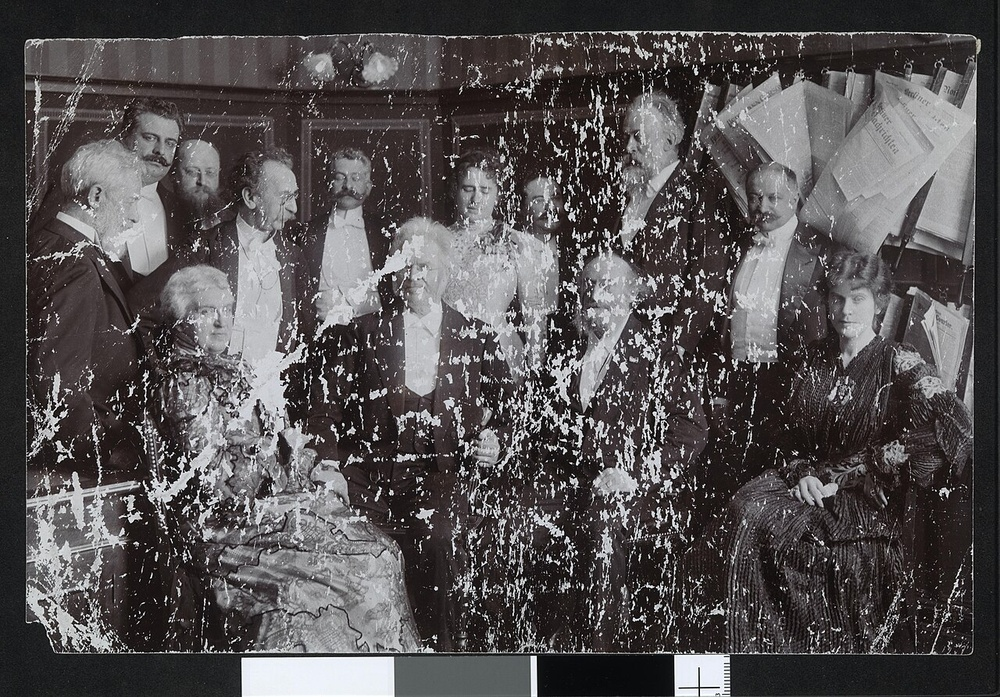
#> input picture eval/real_photos/bjornson-group-damaged.jpg, 1000 x 697 px, shrunk from 1280 x 892 before the run
$ python -i perception.py   (imports and definitions only)   (older library calls are emulated)
#> lines starting #> are read from the running program, lines starting #| are printed output that depends on the picture; after the words box and inside, x2 and y2 are one past the last pixel; in counts of white or black regions, pixels touching at a corner belong together
"""Perception: OpenCV 5 measurements of what is wrong with a photo.

Every function takes a BGR uint8 image and returns numbers the agent reasons
about. Nothing here changes the image.
"""
import cv2
import numpy as np


def noise_sigma(img: np.ndarray) -> float:
    """Estimate grain/noise level (Immerkaer's method on a Laplacian-difference kernel)."""
    gray = cv2.cvtColor(img, cv2.COLOR_BGR2GRAY).astype(np.float32)
    kernel = np.array([[1, -2, 1], [-2, 4, -2], [1, -2, 1]], dtype=np.float32)
    resp = cv2.filter2D(gray, -1, kernel)
    h, w = gray.shape
    return float(np.abs(resp).sum(dtype=np.float64) * np.sqrt(0.5 * np.pi) / (6.0 * (w - 2) * (h - 2)))


def scratch_mask(img: np.ndarray, noise: float | None = None) -> np.ndarray:
    """Find scratches and dust spots.

    A 7x7 median filter erases marks only a few pixels wide but keeps real
    edges, so |image - median| lights up thin marks. Thresholds rise with the
    noise level so grain isn't mistaken for dust. Then shape rules:
      scratch = long (>=10% of frame height) and <=2.5 px wide on average
      dust    = 4-30 px blob, roughly round, very high contrast
    """
    noise = noise_sigma(img) if noise is None else noise
    gray = cv2.cvtColor(img, cv2.COLOR_BGR2GRAY)
    resp = cv2.absdiff(gray, cv2.medianBlur(gray, 7))
    h = gray.shape[0]
    mask = np.zeros_like(gray)

    for kind, thr in (("scratch", max(50.0, 4.5 * noise)), ("dust", max(90.0, 6.0 * noise))):
        raw = (resp > thr).astype(np.uint8) * 255
        n, labels, stats, _ = cv2.connectedComponentsWithStats(raw, connectivity=8)
        for i in range(1, n):
            x, y, w, hh, area = stats[i]
            if kind == "scratch":
                length = max(w, hh)
                width = area / float(np.hypot(w, hh) + 1e-6)
                keep = length >= max(30, 0.10 * h) and width <= 2.5
            else:
                keep = 4 <= area <= 30 and 0.4 <= w / float(hh + 1e-6) <= 2.5
            if keep:
                mask[labels == i] = 255
    # grow slightly so inpainting also covers the anti-aliased edge of each mark
    return cv2.dilate(mask, cv2.getStructuringElement(cv2.MORPH_ELLIPSE, (3, 3)))


def mark_anomaly(img: np.ndarray, region: np.ndarray) -> float:
    """How much the pixels in `region` stand out from their neighbourhood.

    Mean |gray - 15x15 median| inside the region. A scratch or stain differs
    from its surroundings; after a good fill it blends in, so this drops. Used to
    verify repairs of marks a person painted, which the automatic scratch
    detector may not see at all (that is why they were painted).
    """
    if region is None or not region.any():
        return 0.0
    gray = cv2.cvtColor(img, cv2.COLOR_BGR2GRAY)
    resp = cv2.absdiff(gray, cv2.medianBlur(gray, 15))
    return float(resp[region > 0].mean())


MIN_REL_CONTRAST = 4.5  # a mark must stand out this much from the texture around it


def confident_marks(img: np.ndarray, mask: np.ndarray) -> np.ndarray:
    """Keep only marks that stand out strongly from the texture right around them.

    A scratch or dust spot is a defect lying ON the photo: it differs sharply
    from its immediate surroundings. Thin real structure (tower lattice, tripod
    legs, fur, wood grain) sits inside busy texture and stands out much less.

    Per pixel: |image - median| / (local std of the median-filtered image + 2).
    The median image has the marks removed, so a mark doesn't inflate its own
    baseline, and the measure stays local along long scratches that cross many
    regions. A component is confident if its mean ratio >= MIN_REL_CONTRAST.
    On the seeded evaluation, cutoffs 4.0-5.0 keep every real repair (10/10
    aged/scratched cases) and trigger none on photos without marks; 6.0 starts
    missing real scratches, so 4.5 sits mid-plateau.

    The full mask is still what gets repaired; this decides whether repairing
    is justified at all.
    """
    gray = cv2.cvtColor(img, cv2.COLOR_BGR2GRAY)
    med = cv2.medianBlur(gray, 7)
    resid = cv2.absdiff(gray, med).astype(np.float32)
    m = med.astype(np.float32)
    mean = cv2.blur(m, (9, 9))
    local_std = np.sqrt(np.maximum(cv2.blur(m * m, (9, 9)) - mean * mean, 0))
    ratio = resid / (local_std + 2.0)
    n, labels = cv2.connectedComponents(mask, connectivity=8)
    if n <= 1:
        return np.zeros_like(mask)
    sums = np.bincount(labels.ravel(), weights=ratio.ravel(), minlength=n)
    counts = np.bincount(labels.ravel(), minlength=n)
    keep = sums / np.maximum(counts, 1) >= MIN_REL_CONTRAST
    keep[0] = False
    return (keep[labels] * 255).astype(np.uint8)


def black_point(img: np.ndarray) -> float:
    """Darkest tones (1st percentile lightness), 0..1.

    Intact photos almost always contain near-black (<0.12). Fading lifts the
    blacks toward grey, so a high black point is the signature of a faded print.
    """
    L = cv2.cvtColor(img, cv2.COLOR_BGR2LAB)[:, :, 0]
    return float(np.percentile(L, 1) / 255.0)


def contrast(img: np.ndarray) -> float:
    """Usable tonal range of the lightness channel, 0..1."""
    L = cv2.cvtColor(img, cv2.COLOR_BGR2LAB)[:, :, 0]
    lo, hi = np.percentile(L, [1, 99])
    return float((hi - lo) / 255.0)


def highlight_cast(img: np.ndarray) -> float:
    """Colour tint of the brightest 10% of pixels (distance from neutral in LAB a/b).

    Highlights are usually near-white, so a tint there suggests ageing — but a
    scene can be warm for real (a cup of coffee), which is why the agent only
    auto-corrects a cast when the blacks are ALSO faded.
    """
    lab = cv2.cvtColor(img, cv2.COLOR_BGR2LAB).astype(np.float32)
    L = lab[:, :, 0]
    sel = L >= np.percentile(L, 90)
    return float(np.hypot(lab[:, :, 1][sel].mean() - 128.0, lab[:, :, 2][sel].mean() - 128.0))


def sharpness(img: np.ndarray) -> float:
    """Variance of the Laplacian: higher = sharper (also rises with noise)."""
    gray = cv2.cvtColor(img, cv2.COLOR_BGR2GRAY)
    return float(cv2.Laplacian(gray, cv2.CV_64F).var())


def analyse(img: np.ndarray) -> dict:
    """Full damage report the agent plans from."""
    noise = noise_sigma(img)
    mask = scratch_mask(img, noise)
    return {
        # decision metric: confident marks only, so busy real texture doesn't trigger repairs
        "scratch_coverage": round(float((confident_marks(img, mask) > 0).mean()), 5),
        # share of the photo inpainting would actually repaint (the full mask): the safety measure
        "repair_area": round(float((mask > 0).mean()), 5),
        "noise_sigma": round(noise, 2),
        "black_point": round(black_point(img), 3),
        "contrast": round(contrast(img), 3),
        "highlight_cast": round(highlight_cast(img), 2),
        "sharpness": round(sharpness(img), 1),
        "_mask": mask,  # internal: full repair mask used by the inpaint tool, never logged
    }


def public(report: dict) -> dict:
    """Report without internal arrays — what gets logged and sent to the planner."""
    return {k: v for k, v in report.items() if not k.startswith("_")}

>>> import cv2
>>> picture = cv2.imread('../eval/real_photos/bjornson-group-damaged.jpg')
#> picture is the input picture: shape (697, 1000, 3); mean B, G, R 81.4, 80.6, 84.1
>>> result = analyse(picture)
#> in noise_sigma, `resp = cv2.filter2D(gray, -1, kernel)`:
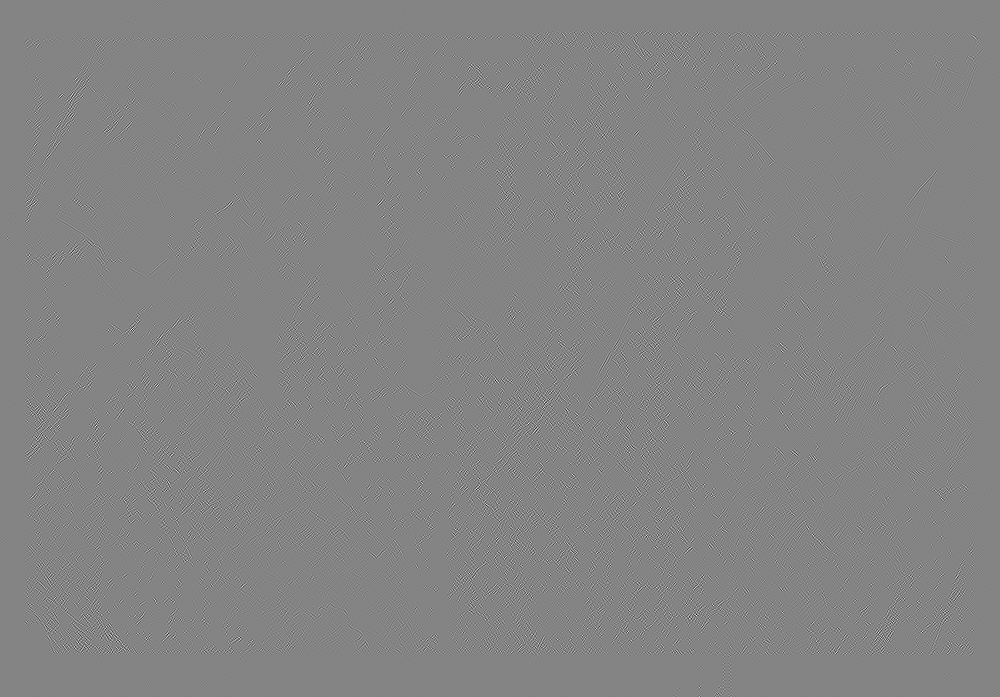
#> resp: shape (697, 1000) float32; min -856, max 794, mean 0; drawn with min black and max white
#> in analyse, `noise = noise_sigma(img)`: noise = 10.4
#> in scratch_mask, `resp = cv2.absdiff(gray, cv2.medianBlur(gray, 7))`:
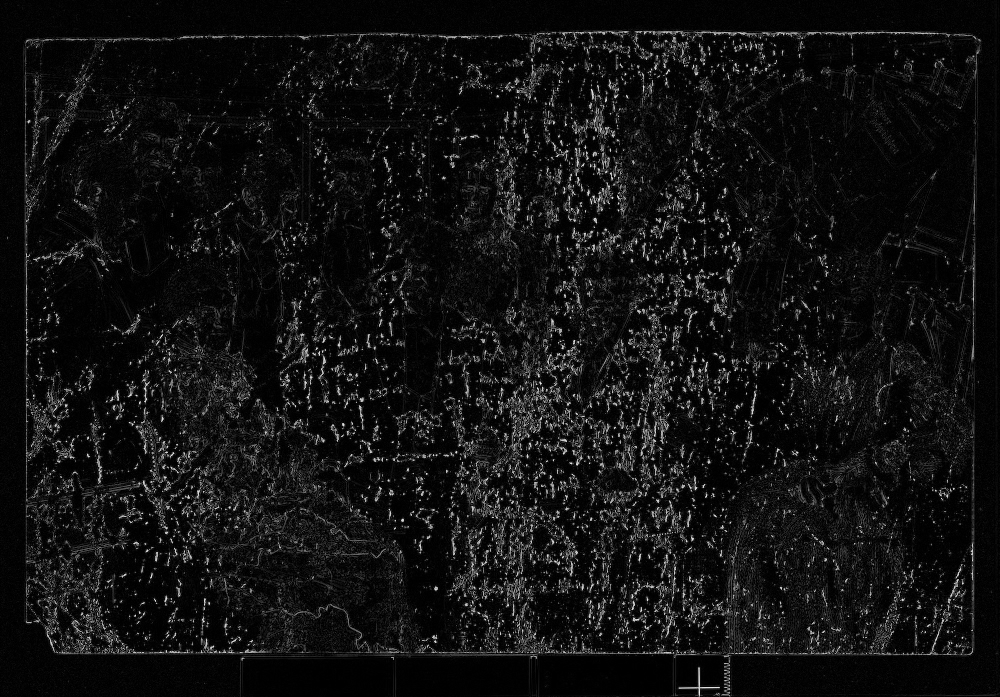
#> resp: shape (697, 1000); min 0, max 240, mean 17.2
#> the loop in scratch_mask, `for kind, thr in (("scratch", max(50.0, 4.5 * noise)), ("dust", max(90..` made 2 passes
#> (kind, thr, n) on passes 1 to 2: ('scratch', 50, 7775), ('dust', 90, 6730)
#> pass 1, in scratch_mask, `raw = (resp > thr).astype(np.uint8) * 255`:
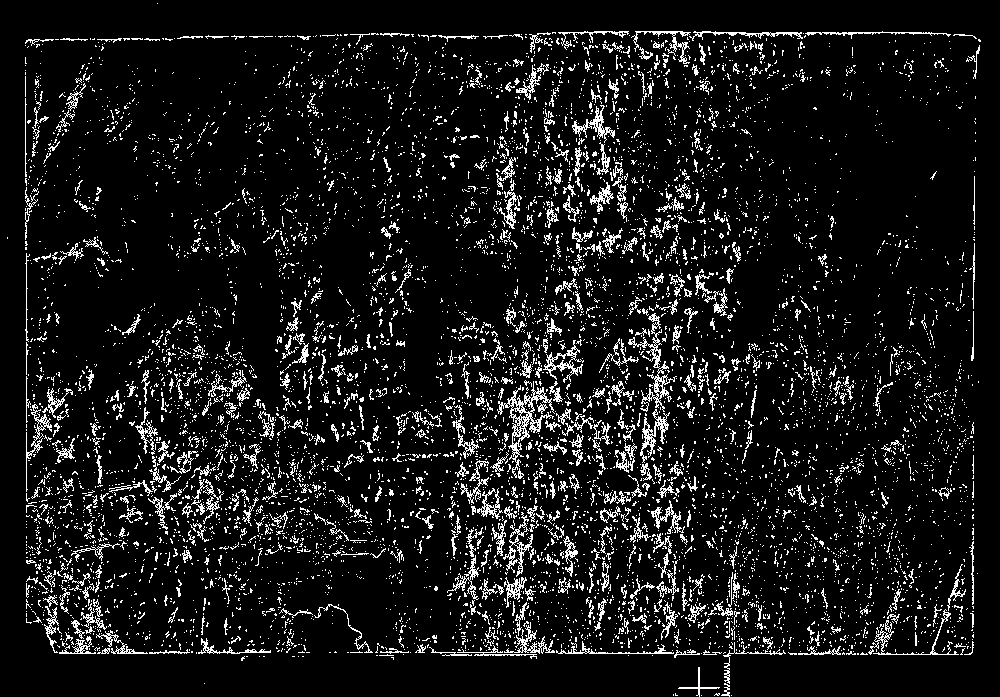
#> raw: shape (697, 1000); 9% white in thin lines or dots
#> pass 1, in scratch_mask, `n, labels, stats, _ = cv2.connectedComponentsWithStats(raw, connectivi..`:
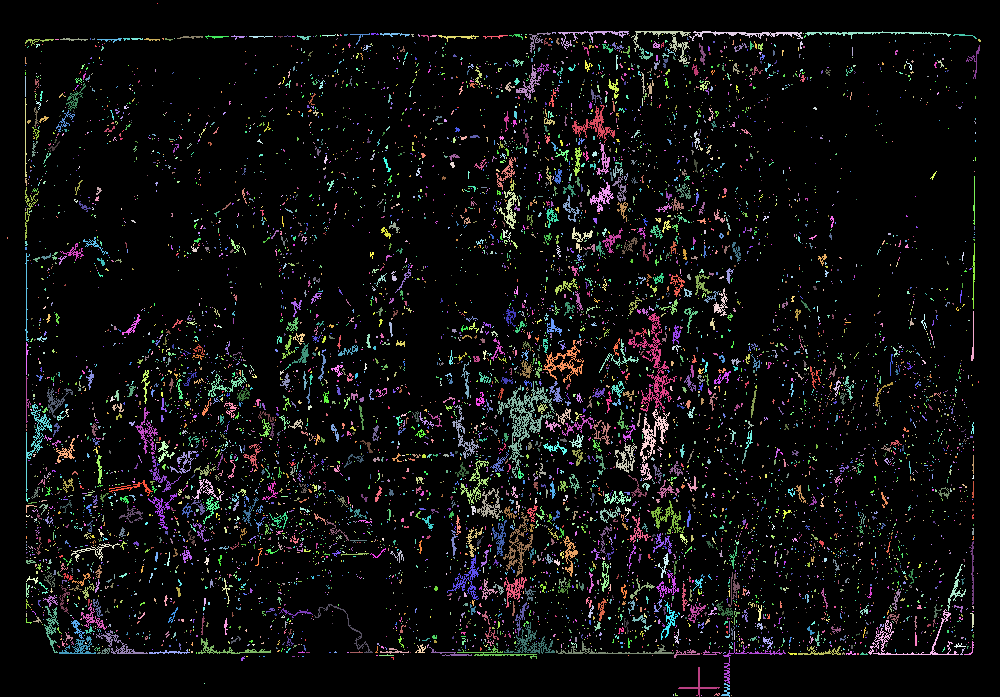
#> labels: shape (697, 1000) int32; 7775 distinct labels, from 0 to 7774; one colour per label, 0 black
#> after the loop in scratch_mask, `for kind, thr in (("scratch", max(50.0, 4.5 * noise)), ("dust", max(90..`: mask: shape (697, 1000); 2.1% white in thin lines or dots
#> in scratch_mask, `return cv2.dilate(mask, cv2.getStructuringElement(cv2.MORPH_ELLIPSE, (..`: returned value: shape (697, 1000); 5.6% white; 1247 white regions (635 under 20 px), largest, box (x1, y1, x2, y2) and area: (544, 640, 686, 656) 696, (804, 30, 952, 40) 581, (456, 644, 538, 660) 437
#> in confident_marks, `n, labels = cv2.connectedComponents(mask, connectivity=8)`:
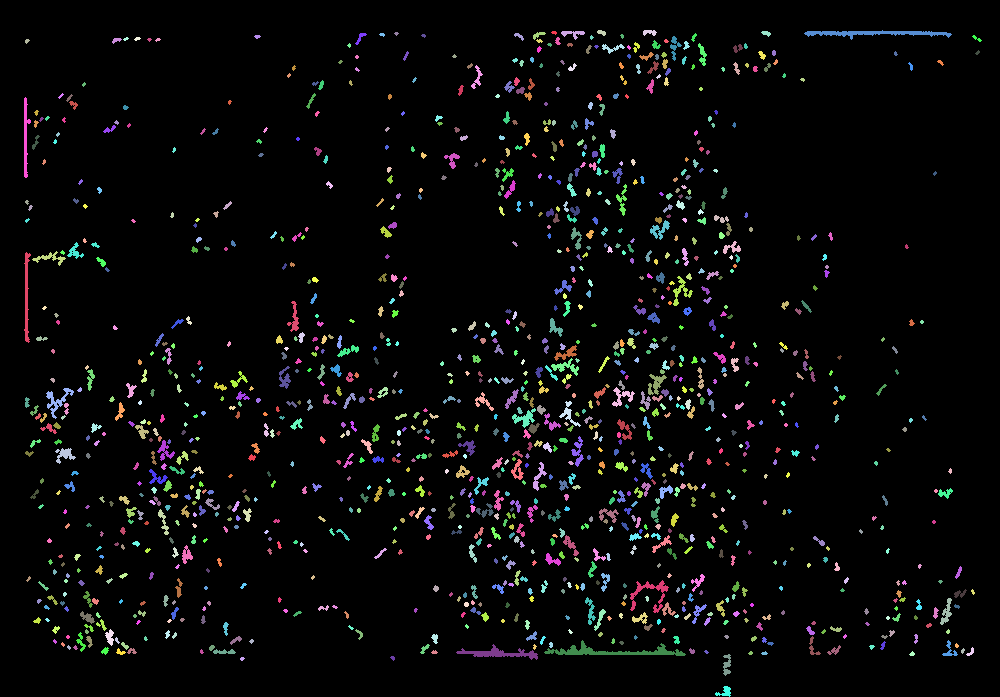
#> labels: shape (697, 1000) int32; 1248 distinct labels, from 0 to 1247; one colour per label, 0 black
#> in confident_marks, `n, labels = cv2.connectedComponents(mask, connectivity=8)`: n = 1248
#> in confident_marks, `sums = np.bincount(labels.ravel(), weights=ratio.ravel(), minlength=n)`: sums = 1248 values, max 876655.6 at index 0, min 10.61 at index 1240, mean 854.3
#> in confident_marks, `counts = np.bincount(labels.ravel(), minlength=n)`: counts = 1248 values, max 658117 at index 0, min 12 at index 9, mean 558.5
#> in confident_marks, `return (keep[labels] * 255).astype(np.uint8)`: returned value: shape (697, 1000); 2% white in thin lines or dots, all inside (x1, y1, x2, y2) = (24, 30, 975, 656)
#> in contrast, `lo, hi = np.percentile(L, [1, 99])`: lo = 5; hi = 242
#> in highlight_cast, `sel = L >= np.percentile(L, 90)`:
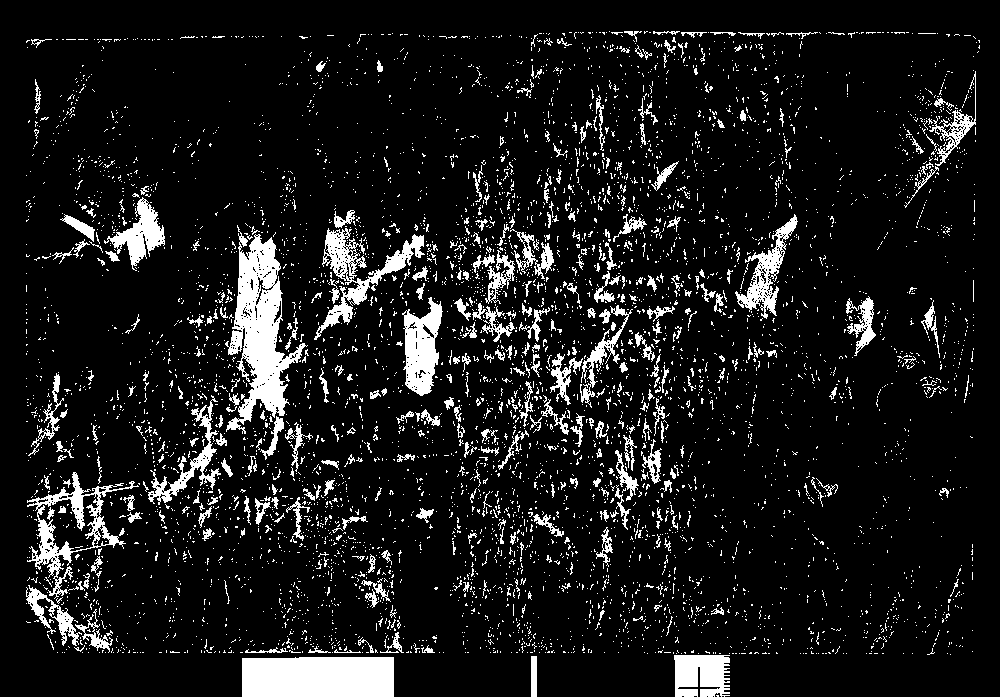
#> sel: shape (697, 1000) bool; 10.1% white; 5614 white regions (5240 under 20 px), largest, box (x1, y1, x2, y2) and area: (225, 225, 308, 434) 6870, (242, 657, 394, 697) 6024, (314, 228, 425, 340) 2847
#> result = 8 items

$ run again, on eval/real_photos/shoda-1953.jpg
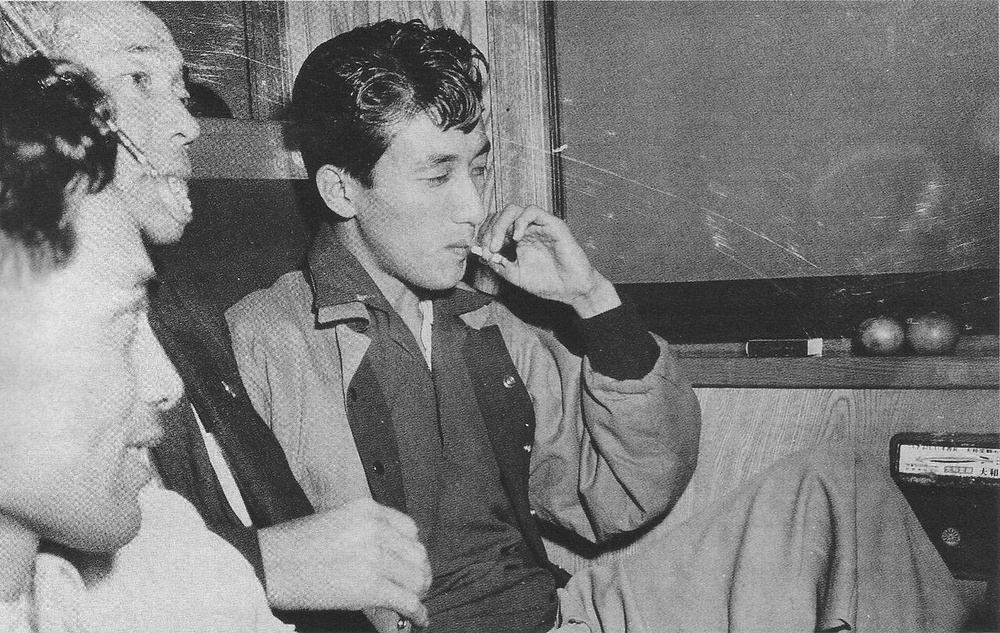
#> input picture eval/real_photos/shoda-1953.jpg, 1000 x 633 px, shrunk from 1280 x 810 before the run
#> picture is the input picture: shape (633, 1000, 3); min 0, max 255, mean 121.6
#> in analyse, `noise = noise_sigma(img)`: noise = 9.84
#> the loop in scratch_mask, `for kind, thr in (("scratch", max(50.0, 4.5 * noise)), ("dust", max(90..` made 2 passes
#> (kind, thr, n) on passes 1 to 2: ('scratch', 50, 4524), ('dust', 90, 558)
#> pass 1, in scratch_mask, `n, labels, stats, _ = cv2.connectedComponentsWithStats(raw, connectivi..`:
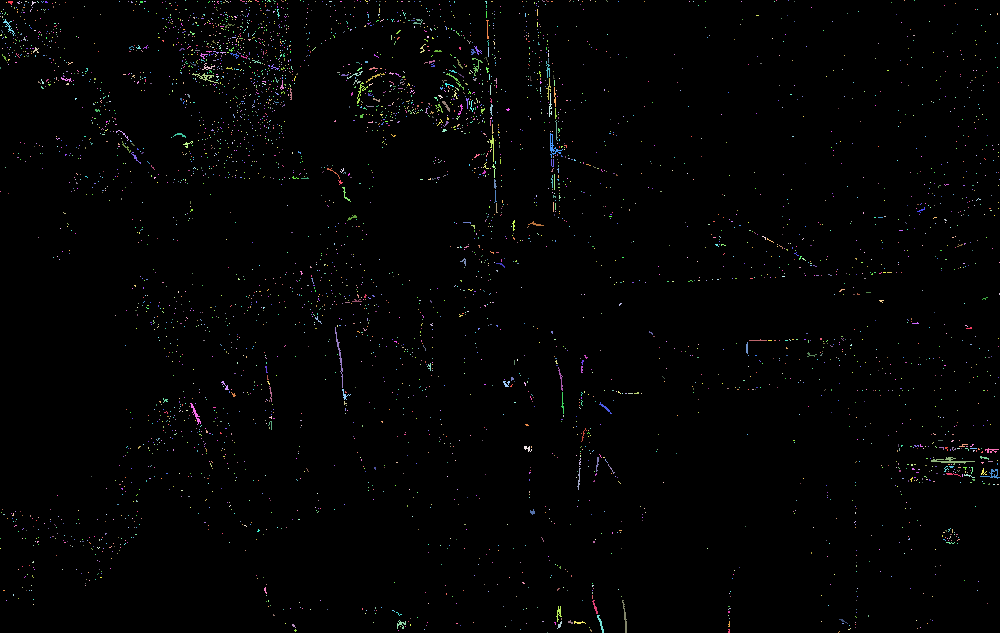
#> labels: shape (633, 1000) int32; 4524 distinct labels, from 0 to 4523; one colour per label, 0 black
#> in confident_marks, `n, labels = cv2.connectedComponents(mask, connectivity=8)`: n = 37
#> sums = 37 values, max 1118665.1 at index 0, min 22.22 at index 32, mean 30325.4
#> counts = 37 values, max 632298 at index 0, min 12 at index 13, mean 17108.1
#> lo = 38; hi = 224
#> in highlight_cast, `sel = L >= np.percentile(L, 90)`:
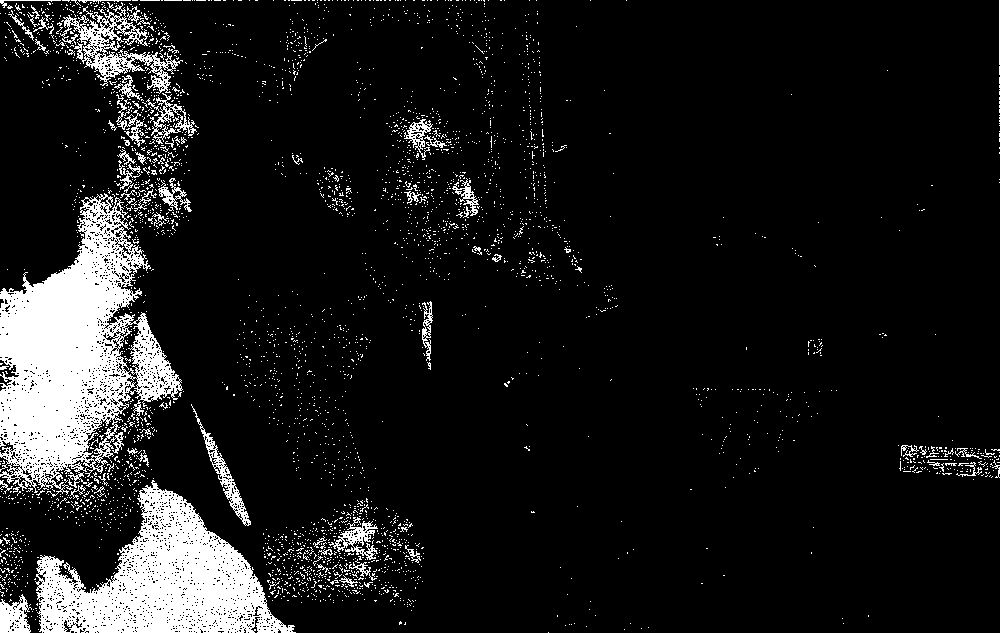
#> sel: shape (633, 1000) bool; 10.3% white; 3561 white regions (3486 under 20 px), largest, box (x1, y1, x2, y2) and area: (0, 193, 183, 497) 27097, (35, 480, 296, 633) 18912, (60, 2, 183, 94) 2981
#> result = 8 items
